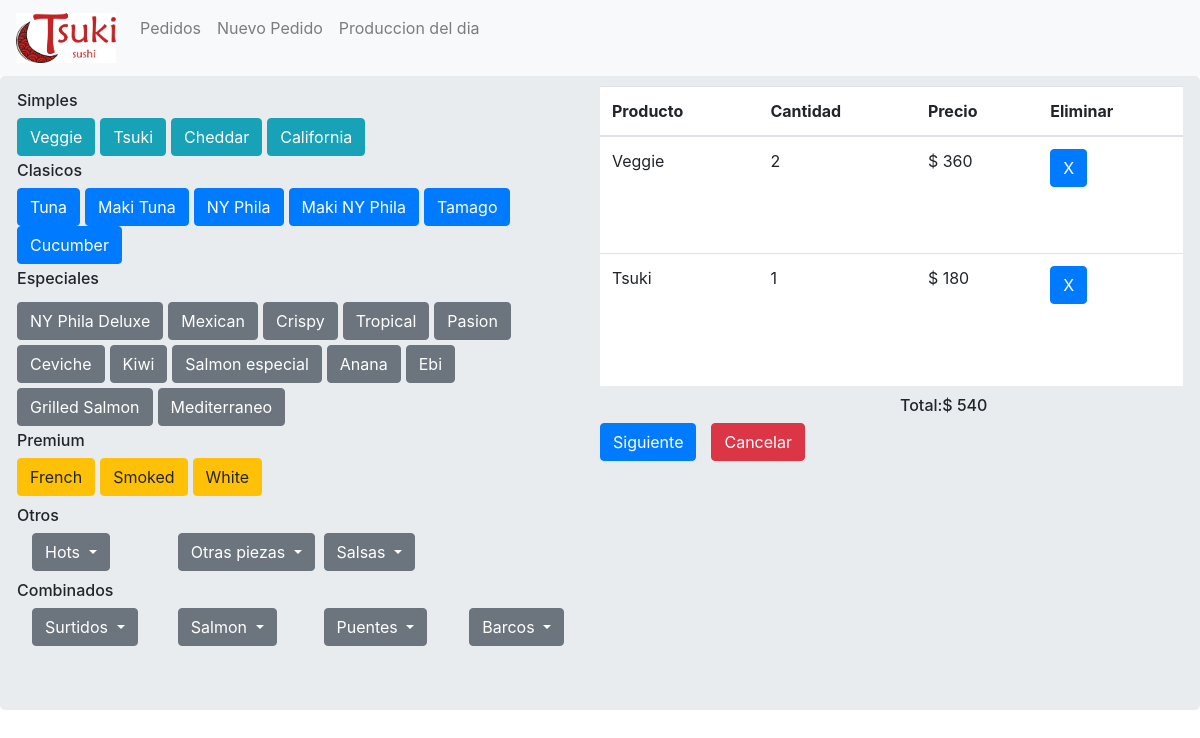
The app's page /tsuki_app/nuevopedido/r_tsuki/ with its own data.
### tsuki_app/models.py (models this page shows, shortened)
class Listaprecios(models.Model):
    id                     = models.SlugField(primary_key = True, max_length =256)
    nombre_producto        = models.CharField(max_length=256,null=True)
    precio_producto        = models.IntegerField(null=True)
    categoria_producto     = models.CharField(max_length=20,null=True)

### tsuki_app/views.py (the view)
# urls.py: path('nuevopedido/<slug:producto>/',views.incorporandoitems,name='incorporando'),
def incorporandoitems(request,producto):
    productos= Listaprecios.objects.all()
    if producto in carrito:
        carrito[producto]= carrito[producto] +  1
    else:
        carrito[producto]=1
    return render(request,'tsuki_app/nuevo_pedido.html',{'lista':productos,'carro':carrito})

### tsuki_app/templatetags/my_extras.py (called while the page is built)
@register.filter(name='tomar_valor')
def tomar_valor(value,key):
     return value.get(key)

### templates/tsuki_app/nuevo_pedido.html (shortened to what this page needs)
{% extends "tsuki_app/base.html" %}
{% load my_extras %}
{% block body_block %}
    <div class="jumbotron">
      <div class="row">
        <div class="col-6">
              <div class="row">
                  <h6 class='textosrolls'>Simples</h6>
                </div>
                <div class="row">
                  {% for prod in lista %}
                  {% if prod.categoria_producto == "Simples"%}
                          <a class="btn btn-info" href="{% url 'tsuki_app:incorporando' producto=prod.id %}" style="margin-right:5px;">{{prod.nombre_producto}}</a>
                  {% endif %}
                  {% endfor %}
                </div>
              <div class="row">
                  <h6 class='textosrolls'>Clasicos</h6>
                </div>
                <div class="row">
                {% for prod in lista %}
                {% if prod.categoria_producto == "Clasicos"%}
                        <a class="btn btn-primary" href="{% url 'tsuki_app:incorporando' producto=prod.id %}" style="margin-right:5px;">{{prod.nombre_producto}}</a>
                {% endif %}
                {% endfor %}
                </div>
              <div class="row">
                  <h6 class='textosrolls'>Especiales</h6>
                </div>
                <div class="row">
                  {% for prod in lista %}
                  {% if prod.categoria_producto == "Especiales"%}
                          <a class="btn btn-secondary" href="{% url 'tsuki_app:incorporando' producto=prod.id %}" style="margin-right:5px;margin-top:5px;">{{prod.nombre_producto}}</a>
                  {% endif %}
                  {% endfor %}
                </div>
              <div class="row">
                    <h6 class='textosrolls'>Premium</h6>
                    </div>
                      <div class="row">
                        {% for prod in lista %}
                        {% if prod.categoria_producto == "Premium"%}
                                <a class="btn btn-warning" href="{% url 'tsuki_app:incorporando' producto=prod.id %}" style="margin-right:5px;">{{prod.nombre_producto}}</a>
                        {% endif %}
                        {% endfor %}
                      </div>
              <div class="row">
                          <h6 id='combinados'>Otros</h6>
                          </div>
                          <div class="row">
                          <div class="col-3">
                                      <button class="btn btn-secondary dropdown-toggle" type="button" id="dropdownMenu2" data-toggle="dropdown" aria-haspopup="true" aria-expanded="false">
                                        Hots
                                      </button><br>
                                    </div>
                          <div class="col-3">
                                                  <button class="btn btn-secondary dropdown-toggle" type="button" id="dropdownMenu2" data-toggle="dropdown" aria-haspopup="true" aria-expanded="false">
                                                    Otras piezas
                                                  </button><br>
                                    </div>
                          <div class="col-3">
                                                            <button class="btn btn-secondary dropdown-toggle" type="button" id="dropdownMenu2" data-toggle="dropdown" aria-haspopup="true" aria-expanded="false">
                                                            Salsas
                                                            </button><br>
                                              </div>
                         </div>
              <div class="row">
                <h6 id='combinados'>Combinados</h6>
                </div>
                <div class="row">
                <div class="col-3">
                  <button class="btn btn-secondary dropdown-toggle" type="button" id="dropdownMenu2" data-toggle="dropdown" aria-haspopup="true" aria-expanded="false">
                    Surtidos
                  </button><br>
                </div>
                <div class="col-3">
                              <button class="btn btn-secondary dropdown-toggle" type="button" id="dropdownMenu2" data-toggle="dropdown" aria-haspopup="true" aria-expanded="false">
                                Salmon
                              </button><br>
                </div>
                <div class="col-3">
                  <button class="btn btn-secondary dropdown-toggle" type="button" id="dropdownMenu2" data-toggle="dropdown" aria-haspopup="true" aria-expanded="false">
                    Puentes
                  </button><br>
                </div>
                <div class="col-3">
                  <button class="btn btn-secondary dropdown-toggle" type="button" id="dropdownMenu2" data-toggle="dropdown" aria-haspopup="true" aria-expanded="false">
                    Barcos
                  </button><br>
                </div>
               </div>
        </div>
        <div class="col-6">
          <div id="carro" class="row">
           <table id="tabla-carro" class="table">
          <thead>
            <tr>
              <th scope="col">Producto</th>
              <th scope="col">Cantidad</th>
              <th scope="col">Precio</th>
              <th scope="col">Eliminar</th>
            </tr>
          </thead>
          <tbody>
            {% for producto in carro %}
            <tr>
              <td><p id ="{{producto}}" class = "N" ></p></td>
              <td>{{carro|tomar_valor:producto}}</td>
              <td><p id ="{{producto}}" class= "T" ></p> </td>
              <td><a class="btn btn-primary" href= "{% url 'tsuki_app:eliminarproducto' productoaeliminar=producto %}" >X</a></td>
            </tr>
            {% endfor %}
          </tbody>
        </table>
               </div>
                <div class="row">
            <h6 id="totalcarrito">Total:</h6>
            <h6 id="total"></h6>
          </div>
                <div class="row">
              <a id= "Siguiente"  class = 'btn btn-primary' href= "{% url 'tsuki_app:confirmarpedido' %}"> Siguiente </a>
              <a class = 'btn btn-danger' href="{% url 'tsuki_app:pedidos' %}"> Cancelar </a>
          </div>
                 </div>
      </div>
{% endblock %}

### tsuki_app/static/css/FuentesyEstilos.css (style rules this page uses)
.textosrolls { padding-top:5px; }
.jumbotron { padding-top: 10px; }
#carro { background-color: white; max-height: 300px; height: 300px; overflow-y: auto; }
#total { padding-top: 10px; }
#totalcarrito { padding-left:300px ; padding-top: 10px; }
#Siguiente { margin-right: 15px; }
#combinados { padding-top: 10px; }

### records on screen
Listaprecios: nombre_producto "Veggie"
Listaprecios: nombre_producto "Tsuki"
Listaprecios: nombre_producto "Cheddar"
Listaprecios: nombre_producto "California"
Listaprecios: nombre_producto "Tuna"
Listaprecios: nombre_producto "Maki Tuna"
Listaprecios: nombre_producto "NY Phila"
Listaprecios: nombre_producto "Maki NY Phila"
Listaprecios: nombre_producto "Tamago"
Listaprecios: nombre_producto "Cucumber"
Listaprecios: nombre_producto "NY Phila Deluxe"
Listaprecios: nombre_producto "Mexican"
Listaprecios: nombre_producto "Crispy"
Listaprecios: nombre_producto "Tropical"
Listaprecios: nombre_producto "Pasion"
Listaprecios: nombre_producto "Ceviche"
Listaprecios: nombre_producto "Kiwi"
Listaprecios: nombre_producto "Salmon especial"
Listaprecios: nombre_producto "Anana"
Listaprecios: nombre_producto "Ebi"
Listaprecios: nombre_producto "Grilled Salmon"
Listaprecios: nombre_producto "Mediterraneo"
Listaprecios: nombre_producto "French"
Listaprecios: nombre_producto "Smoked"
Listaprecios: nombre_producto "White"

### other values on screen
{{ carro|tomar_valor:producto }} "2" "1"
